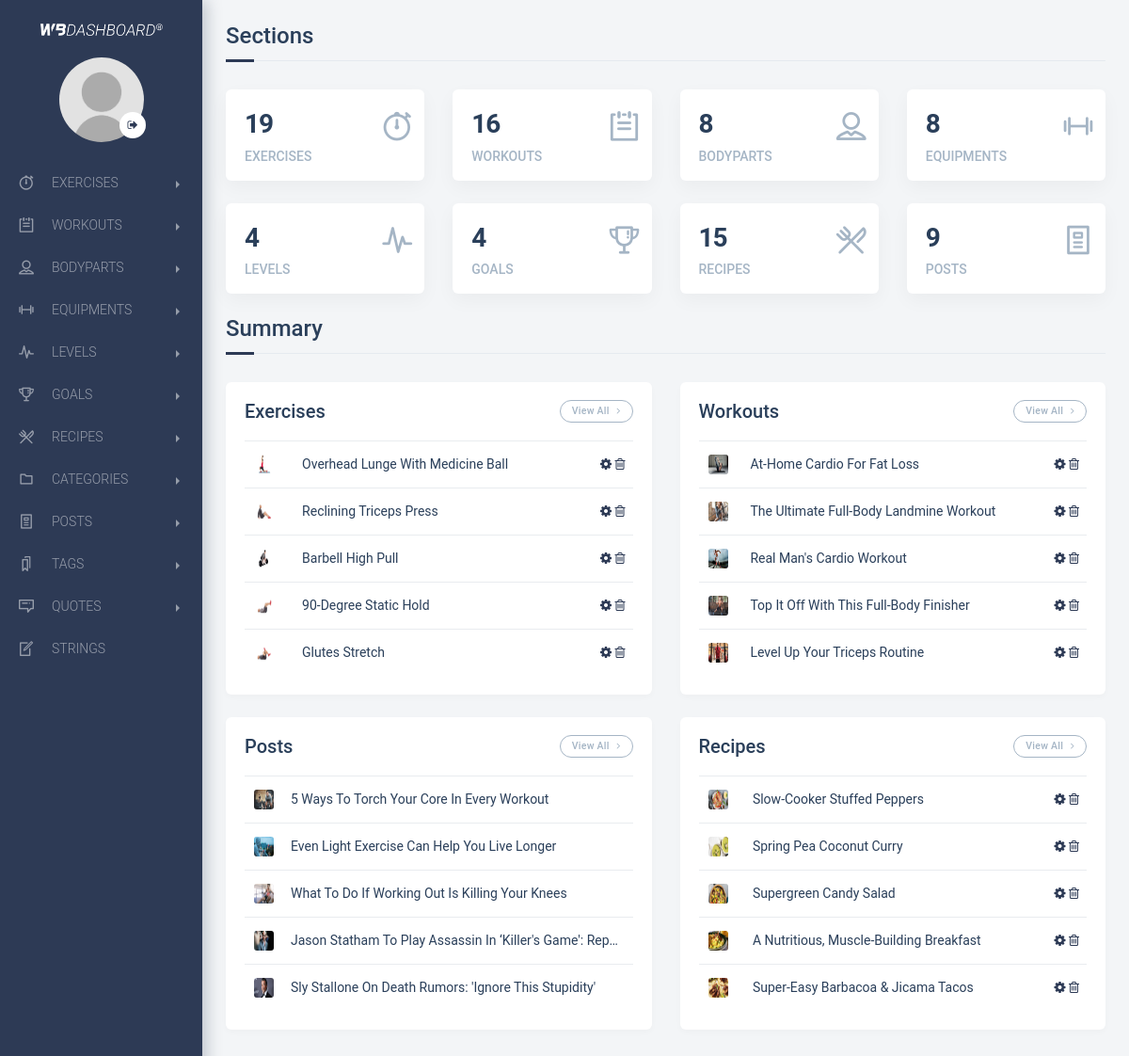
The app's page /backend/controller/home.php (signed in) with its own data.
### tables this page shows
CREATE TABLE `exercises` (
  `exercise_id` int(11) NOT NULL,
  `exercise_title` varchar(150) NOT NULL,
  `exercise_reps` varchar(50) NOT NULL,
  `exercise_sets` varchar(50) NOT NULL,
  `exercise_rest` varchar(50) NOT NULL,
  `exercise_equipment` int(11) NOT NULL,
  `exercise_level` int(11) NOT NULL,
  `exercise_image` varchar(150) NOT NULL,
  `exercise_video` varchar(250) NOT NULL,
  `exercise_tips` text NOT NULL,
  `exercise_instructions` text NOT NULL
);

CREATE TABLE `workouts` (
  `workout_id` int(11) NOT NULL,
  `workout_title` varchar(150) NOT NULL,
  `workout_description` text NOT NULL,
  `workout_goal` int(11) NOT NULL,
  `workout_level` int(11) NOT NULL,
  `workout_duration` varchar(150) NOT NULL,
  `workout_status` varchar(11) NOT NULL,
  `workout_image` varchar(150) NOT NULL
);

CREATE TABLE `posts` (
  `post_id` int(11) NOT NULL,
  `post_title` varchar(150) NOT NULL,
  `post_description` text NOT NULL,
  `post_tag` int(11) NOT NULL,
  `post_featured` varchar(11) NOT NULL,
  `post_date` datetime NOT NULL DEFAULT current_timestamp(),
  `post_image` varchar(50) NOT NULL,
  `post_status` varchar(11) NOT NULL
);

CREATE TABLE `diets` (
  `diet_id` int(11) NOT NULL,
  `diet_title` varchar(150) NOT NULL,
  `diet_description` text NOT NULL,
  `diet_ingredients` text NOT NULL,
  `diet_category` int(11) NOT NULL,
  `diet_directions` text NOT NULL,
  `diet_calories` varchar(50) NOT NULL,
  `diet_carbs` varchar(50) NOT NULL,
  `diet_protein` varchar(50) NOT NULL,
  `diet_fat` varchar(50) NOT NULL,
  `diet_time` varchar(50) NOT NULL,
  `diet_servings` varchar(50) NOT NULL,
  `diet_featured` varchar(50) NOT NULL,
  `diet_status` varchar(50) NOT NULL,
  `diet_image` varchar(50) NOT NULL
);

### backend/views/home.view.php (the view, shortened to what the rows shown need)
<section class="page-container">
    <div class="page-content-wrapper">
        <div class="content sm-gutter">
            <div class="container-fluid padding-25 sm-padding-10">
                <div class="row">
                    <div class="col-12 col-md-6 col-lg-6">
                        <div class="block table-block mb-4">
                    <div class="custom-scroll" style="max-height: 250px;">
                                <div class="table-responsive text-no-wrap">
                                    <table class="table">
                                        <tbody class="text-middle">
                                        <?php foreach(array_slice($exercises, 0, 5) as $exercise): ?>
                                        <tr>
                                            <td class="product">
                                                <img class="product-img" src="../images/<?php echo $exercise['exercise_image']; ?>">
                                            </td>
                                            <td class="name"><span class="span-title"><?php echo $exercise['exercise_title']; ?></span></td>
                                            <td class="price price-td-home"><a href="../controller/edit_exercise.php?id=<?php echo $exercise['exercise_id']; ?>"><i class="fa fa-cog a-i-color"></i></a> <a style="cursor: pointer;" onclick="alertdelete_e<?php echo $exercise['exercise_id']; ?>();"><i class="fa fa-trash-o a-i-color"></i></a></td>
                                        </tr>
                            <?php endforeach; ?>
                                        </tbody>
                                    </table>
                                </div>
                            </div>
                       </div>
                    </div>
                    <div class="col-12 col-md-6 col-lg-6">
                        <div class="block table-block mb-4">
                    <div class="custom-scroll" style="max-height: 250px;">
                                <div class="table-responsive text-no-wrap">
                                    <table class="table">
                                        <tbody class="text-middle">
                                        <?php foreach(array_slice($workouts, 0, 5) as $workout): ?>
                                        <tr>
                                            <td class="product">
                                                <img class="product-img" src="../images/<?php echo $workout['workout_image']; ?>">
                                            </td>
                                            <td class="name"><span class="span-title"><?php echo $workout['workout_title']; ?></span></td>
                                            <td class="price price-td-home"><a href="../controller/edit_workout.php?id=<?php echo $workout['workout_id']; ?>"><i class="fa fa-cog a-i-color"></i></a> <a style="cursor: pointer;" onclick="alertdelete_w<?php echo $workout['workout_id']; ?>();"><i class="fa fa-trash-o a-i-color"></i></a></td>
                                        </tr>
                            <?php endforeach; ?>
                                        </tbody>
                                    </table>
                                </div>
                            </div>
                       </div>
                    </div>
                    <div class="col-12 col-md-6 col-lg-6">
                        <div class="block table-block mb-4">
                    <div class="custom-scroll" style="max-height: 250px;">
                                <div class="table-responsive text-no-wrap">
                                    <table class="table">
                                        <tbody class="text-middle">
                                        <?php foreach(array_slice($posts, 0, 5) as $post): ?>
                                        <tr>
                                            <td class="product">
                                                <img class="product-img" src="../images/<?php echo $post['post_image']; ?>">
                                            </td>
                                            <td class="name"><span class="span-title"><?php echo $post['post_title']; ?></span></td>
                                            <td class="price price-td-home"></td>
                                        </tr>
                            <?php endforeach; ?>
                                        </tbody>
                                    </table>
                                </div>
                            </div>
                       </div>
                    </div>
                    <div class="col-12 col-md-6 col-lg-6">
                        <div class="block table-block mb-4">
                    <div class="custom-scroll" style="max-height: 250px;">
                                <div class="table-responsive text-no-wrap">
                                    <table class="table">
                                        <tbody class="text-middle">
                                        <?php foreach(array_slice($diets, 0, 5) as $diet): ?>
                                        <tr>
                                            <td class="product">
                                                <img class="product-img" src="../images/<?php echo $diet['diet_image']; ?>">
                                            </td>
                                            <td class="name"><span class="span-title"><?php echo $diet['diet_title']; ?></span></td>
                                            <td class="price price-td-home"><a href="../controller/edit_recipe.php?id=<?php echo $diet['diet_id']; ?>"><i class="fa fa-cog a-i-color"></i></a> <a style="cursor: pointer;" onclick="alertdelete_r<?php echo $diet['diet_id']; ?>();"><i class="fa fa-trash-o a-i-color"></i></a></td>
                                        </tr>
                            <?php endforeach; ?>
                                        </tbody>
                                    </table>
                                </div>
                            </div>
                       </div>
                    </div>
        </div>
    </div>
</section>

### records on screen
exercises: exercise_image (picture), exercise_title "Overhead Lunge With Medicine Ball"
exercises: exercise_image (picture), exercise_title "Reclining Triceps Press"
exercises: exercise_image (picture), exercise_title "Barbell High Pull"
exercises: exercise_image (picture), exercise_title "90-Degree Static Hold"
exercises: exercise_image (picture), exercise_title "Glutes Stretch"
workouts: workout_image (picture), workout_title "At-Home Cardio For Fat Loss"
workouts: workout_image (picture), workout_title "The Ultimate Full-Body Landmine Workout"
workouts: workout_image (picture), workout_title "Real Man's Cardio Workout"
workouts: workout_image (picture), workout_title "Top It Off With This Full-Body Finisher"
workouts: workout_image (picture), workout_title "Level Up Your Triceps Routine"
posts: post_image (picture), post_title "5 Ways To Torch Your Core In Every Workout"
posts: post_image (picture), post_title "Even Light Exercise Can Help You Live Longer"
posts: post_image (picture), post_title "What To Do If Working Out Is Killing Your Knees"
posts: post_image (picture), post_title "Jason Statham To Play Assassin In ‘Killer's Game': Rep…"
posts: post_image (picture), post_title "Sly Stallone On Death Rumors: 'Ignore This Stupidity'"
diets: diet_image (picture), diet_title "Slow-Cooker Stuffed Peppers"
diets: diet_image (picture), diet_title "Spring Pea Coconut Curry"
diets: diet_image (picture), diet_title "Supergreen Candy Salad"
diets: diet_image (picture), diet_title "A Nutritious, Muscle-Building Breakfast"
diets: diet_image (picture), diet_title "Super-Easy Barbacoa & Jicama Tacos"

### other values on screen
$exercises_total "19"
$workouts_total "16"
$bodyparts_total "8"
$equipments_total "8"
$levels_total "4"
$goals_total "4"
$diets_total "15"
$posts_total "9"
